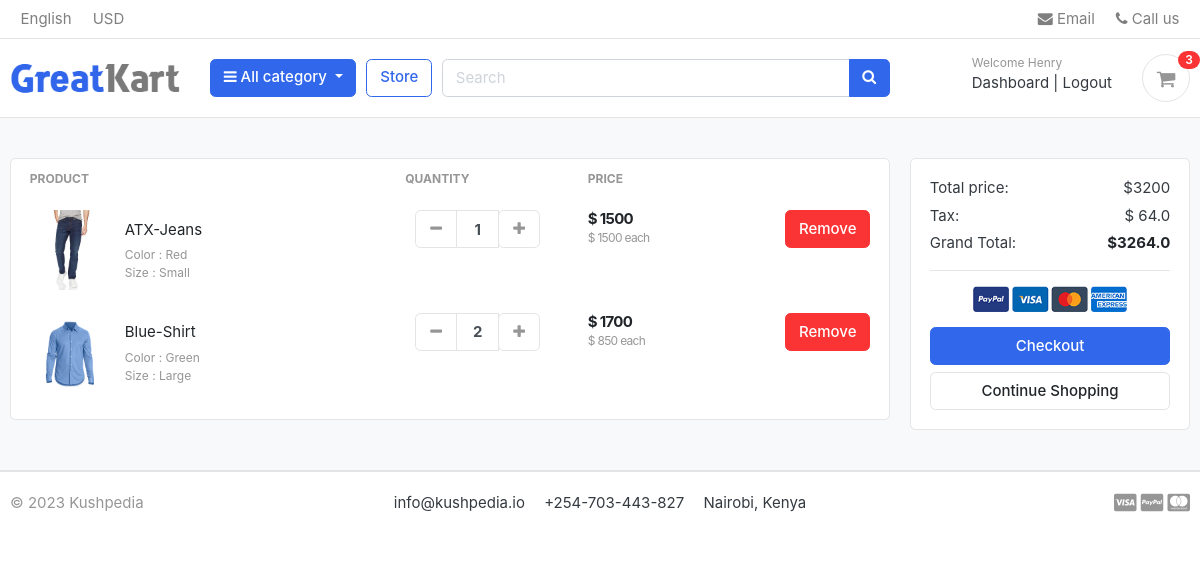
The page /carts/ (signed in) on the database as committed earlier.
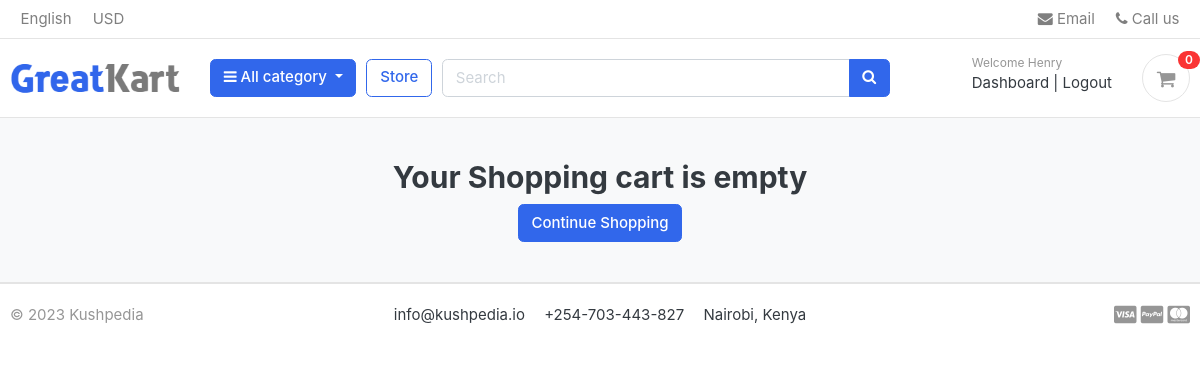
The same page on the database as committed later.
### carts/models.py (models this page shows, shortened)
class CartItem(models.Model):
    user = models.ForeignKey(Account, on_delete=models.CASCADE, null=True)
    product = models.ForeignKey(Product, on_delete=models.CASCADE)
    cart    = models.ForeignKey(Cart, on_delete=models.CASCADE, null=True)
    variations = models.ManyToManyField(Variation, blank=True)
    quantity = models.IntegerField()
    is_active = models.BooleanField(default=True)
    def sub_total(self):
        return self.product.price * self.quantity

### store/models.py (models this page shows, shortened)
class Product(models.Model):
    product_name    = models.CharField(max_length=200, unique=True)
    slug            = models.SlugField(max_length=200, unique=True)
    description     = models.TextField(max_length=500, blank=True)
    price           = models.IntegerField()
    images          = models.ImageField(upload_to='photos/products')
    stock           = models.IntegerField()
    is_available    = models.BooleanField(default=True)
    category        = models.ForeignKey(Category, on_delete=models.CASCADE)
    created_date    = models.DateTimeField(auto_now_add=True)
    modified_date   = models.DateTimeField(auto_now=True)
    def get_url(self):
        return reverse('product_details',args=[self.category.slug, self.slug])

class Variation(models.Model):
    product = models.ForeignKey(Product, on_delete=models.CASCADE)
    variation_category = models.CharField(max_length=100, choices=variation_category_choice)
    variation_value     = models.CharField(max_length=100)
    is_active           = models.BooleanField(default=True)
    created_date        = models.DateTimeField(auto_now=True)
    objects = VariationManager()

### carts/views.py (the view)
# urls.py: path('',views.cart,name="cart"),
def cart(request, total=0, quantity=0, cart_items=None):
    try:
        tax = 0
        grand_total = 0
        if request.user.is_authenticated:
            cart_items = CartItem.objects.all().filter(user = request.user)
        else:
            cart = Cart.objects.get(cart_id=_cart_id(request))
            cart_items = CartItem.objects.filter(cart=cart, is_active=True)
        for cart_item in cart_items:
            total += (cart_item.product.price * cart_item.quantity)
            quantity += cart_item.quantity
        tax = (total * 2)/100
        grand_total = total + tax
    except CartItem.DoesNotExist:
        pass
    context = {
        'total': total,
        'quantity': quantity,
        'cart_items': cart_items,
        'grand_total' : grand_total,
        'tax' : tax,
    }
    return render(request, 'store/carts.html', context)

### carts/context_processors.py (called while the page is built)
def counter(request):
    cart_count = 0
    if 'admin' in request.path:
        return {}
    else:
        try:
            cart = Cart.objects.filter(cart_id=_cart_id(request))
            if request.user.is_authenticated:
                cart_items = CartItem.objects.all().filter(user = request.user)
            else:
                cart_items = CartItem.objects.all().filter(cart=cart[:1])
            for cart_item in cart_items:
                cart_count += cart_item.quantity
        except Cart.DoesNotExist:
            cart_count = 0
    return dict(cart_count = cart_count)

### carts/views.py (called while the page is built)
def _cart_id(request):
    cart = request.session.session_key
    if not cart:
        cart = request.session.create()
    return cart

### categoryApp/context_processors.py (called while the page is built)
def menu_links(request):
    links = Category.objects.all()
    return dict(links=links)

### categoryApp/models.py (called while the page is built)
    def get_url(self):
        return reverse('products_by_category', args=[self.slug])

### templates/store/carts.html (shortened to what the changed rows need)
{% extends 'base.html' %}
{% load static %}
{% block content %}
<section class="section-content padding-y bg">
    <div class="container">
    {% if not cart_items %}
        <h2 class="text-center">Your Shopping cart is empty</h2>
        <div class="text-center">
            <a href="{% url 'store' %}"  class="btn btn-primary">Continue Shopping  </a>
        </div>
        {% else %}
    <div class="row">
        <aside class="col-lg-9">
    <div class="card">
    <table class="table table-borderless table-shopping-cart">
    <thead class="text-muted">
    <tr class="small text-uppercase">
    <th scope="col">Product</th>
    <th scope="col" width="120">Quantity</th>
    <th scope="col" width="120">Price</th>
    <th scope="col" class="text-right" width="200"> </th>
    </tr>
    </thead>
    <tbody>
        {% for cart_item in cart_items %}
        <tr>
            <td>
                <figure class="itemside align-items-center">
                    <div class="aside"><img src="{{ cart_item.product.images.url  }}" class="img-sm"></div>
                    <figcaption class="info">
                        <a href="{{ cart_item.product.get_url }}" class="title text-dark">{{cart_item.product.product_name}}</a>
                        <p class="text-muted small">
                            {% if cart_item.variations.all %}
						{% for item in cart_item.variations.all %}
							{{ item.variation_category | capfirst }} : {{ item.variation_value | capfirst }} <br>
						{% endfor %}
					{% endif %}
                        </p>
                    </figcaption>
                </figure>
            </td>
            <td>
                            <div class="col">
                                <div class="input-group input-spinner">
                                    <div class="input-group-prepend">
                                    <a href="{% url 'remove_cart' cart_item.product.id cart_item.id %}"
                                    class="btn btn-light" type="button" id="button-plus"> <i class="fa fa-minus">
                                    </i> </a>
                                    </div>
                                    <input type="text" class="form-control"  value="{{cart_item.quantity}}">
                                    <div class="input-group-append">
                                        <form action="{% url 'add_cart' cart_item.product.id %}" method="post">
                                    <button
                                    class="btn btn-light" type="submit" id="button-minus"> <i class="fa fa-plus"></i> </button>
                                </form>
                                </div>
                                </div>
                            </div>
            </td>
            <td>
                <div class="price-wrap">
                    <var class="price">$ {{cart_item.sub_total}}</var>
                    <small class="text-muted"> $ {{cart_item.product.price}} each </small>
                </div>
            </td>
            <td class="text-right">
            <a href="{% url 'remove_cart_item' cart_item.product.id  cart_item.id %}" class="btn btn-danger" onclick="return confirm('Are sure you want to remove?')"> Remove</a>
            </td>
        </tr>
        {% endfor %}
    </tbody>
    </table>
    </div>
        </aside>
        <aside class="col-lg-3">
            <div class="card">
            <div class="card-body">
                <dl class="dlist-align">
                <dt>Total price:</dt>
            <dd class="text-right">${{total}}</dd>
                </dl>
                <dl class="dlist-align">
                <dt>Tax:</dt>
                <dd class="text-right"> $ {{tax}}</dd>
                </dl>
                <dl class="dlist-align">
                <dt>Grand Total:</dt>
                <dd class="text-right text-dark b"><strong>${{grand_total}}</strong></dd>
                </dl>
                <hr>
                <p class="text-center mb-3">
                    <img src="{% static '/images/misc/payments.png' %}" height="26">
                </p>
                <a href="{% url 'checkout' %}" class="btn btn-primary btn-block"> Checkout </a>
                <a href="{% url 'store' %}" class="btn btn-light btn-block">Continue Shopping</a>
            </div>
            </div>
    </aside>
    </div>
    {% endif %}
    </div>
    </section>
{% endblock content %}

### templates/includes/navbar.html (shortened to what this page needs)
{% load static %}
<header class="section-header">
    <nav class="navbar p-md-0 navbar-expand-sm navbar-light border-bottom">
    <div class="container">
    <div class="collapse navbar-collapse" id="navbarTop4">
        <ul class="navbar-nav mr-auto">
        <li class="nav-item dropdown">
            <a href="#" class="nav-link">   English </a>
            </li>
            <li class="nav-item dropdown">
                <a href="#" class="nav-link"> USD </a>
            </li>
        </ul>
        <ul class="navbar-nav">
            <li><a href="#" class="nav-link"> <i class="fa fa-envelope"></i> Email </a></li>
            <li><a href="#" class="nav-link"> <i class="fa fa-phone"></i> Call us </a></li>
        </ul>
    </div>
    </div>
    </nav>
    <section class="header-main border-bottom">
        <div class="container">
    <div class="row align-items-center">
        <div class="col-lg-2 col-md-3 col-6">
            <a href="{% url 'home' %}" class="brand-wrap">
                <img class="logo" src="{% static './images/logo.png' %}">
            </a>
        </div>
        <div class="col-lg col-sm col-md col-6 flex-grow-0">
            <div class="category-wrap dropdown d-inline-block float-right">
                <button type="button" class="btn btn-primary dropdown-toggle" data-toggle="dropdown">
                    <i class="fa fa-bars"></i> All category
                </button>
            </div>
        </div>
        <a href="{% url 'store' %}" class="btn btn-outline-primary">Store</a>
        <div class="col-lg  col-md-6 col-sm-12 col">
            <form action="{% url 'search' %}" class="search" method="GET">
                <div class="input-group w-100">
                <input type="text" class="form-control" style="width:60%;" placeholder="Search" name="keyword">
                <div class="input-group-append">
                <button class="btn btn-primary" type="submit">
                <i class="fa fa-search"></i>
                </button>
                </div>
        </div>
            </form>
        </div>
        <div class="col-lg-3 col-sm-6 col-8 order-2 order-lg-3">
                    <div class="d-flex justify-content-end mb-3 mb-lg-0">
                        <div class="widget-header">
                            {% if user.id is not None %}
                            <small class="title text-muted">Welcome {{user.first_name}}</small>
                            <div>
                                <a href="{% url 'dashboard' %}">Dashboard</a> <span class="dark-transp"> | </span>
                                <a href="{% url 'logout' %}"> Logout</a>
                                {% else %}
                                <small class="title text-muted">Welcome guest!</small>
                                <div>
                                    <a href="{% url 'login' %}">Sign in</a> <span class="dark-transp"> | </span>
                                    <a href="{% url 'register' %}"> Register</a>
                                {% endif %}
                            </div>
                        </div>
                        <a href="{% url 'cart' %}" class="widget-header pl-3 ml-3">
                            <div class="icon icon-sm rounded-circle border"><i class="fa fa-shopping-cart"></i></div>
                            <span class="badge badge-pill badge-danger notify">{{cart_count}}</span>
                        </a>
                    </div>
                </div>
    </div>
        </div>
    </section>
    </header>

Rows that differ between the two databases and show on the page:
removed CartItem: product.images (picture), product.product_name "ATX-Jeans", quantity "1", sub_total "1500", product.price "1500"
no longer on this page (row unchanged): Variation: variation_category "Color", variation_value "Red", shown under "ATX-Jeans"
no longer on this page (row unchanged): Variation: variation_category "Size", variation_value "Small", shown under "ATX-Jeans"
removed CartItem: product.images (picture), product.product_name "Blue-Shirt", quantity "2", sub_total "1700", product.price "850"
no longer on this page (row unchanged): Variation: variation_category "Color", variation_value "Green", shown under "Blue-Shirt"
no longer on this page (row unchanged): Variation: variation_category "Size", variation_value "Large", shown under "Blue-Shirt"
Other text that changed with them:
{{ cart_count }}: "3" → "0"
{{ total }}: "3200" → (not shown)
{{ tax }}: "64.0" → (not shown)
{{ grand_total }}: "3264.0" → (not shown)
text no longer shown: "PRODUCT QUANTITY PRICE Total price: $ Tax: $ Grand Total: $ Checkout"
text now shown: "Your Shopping cart is empty"
